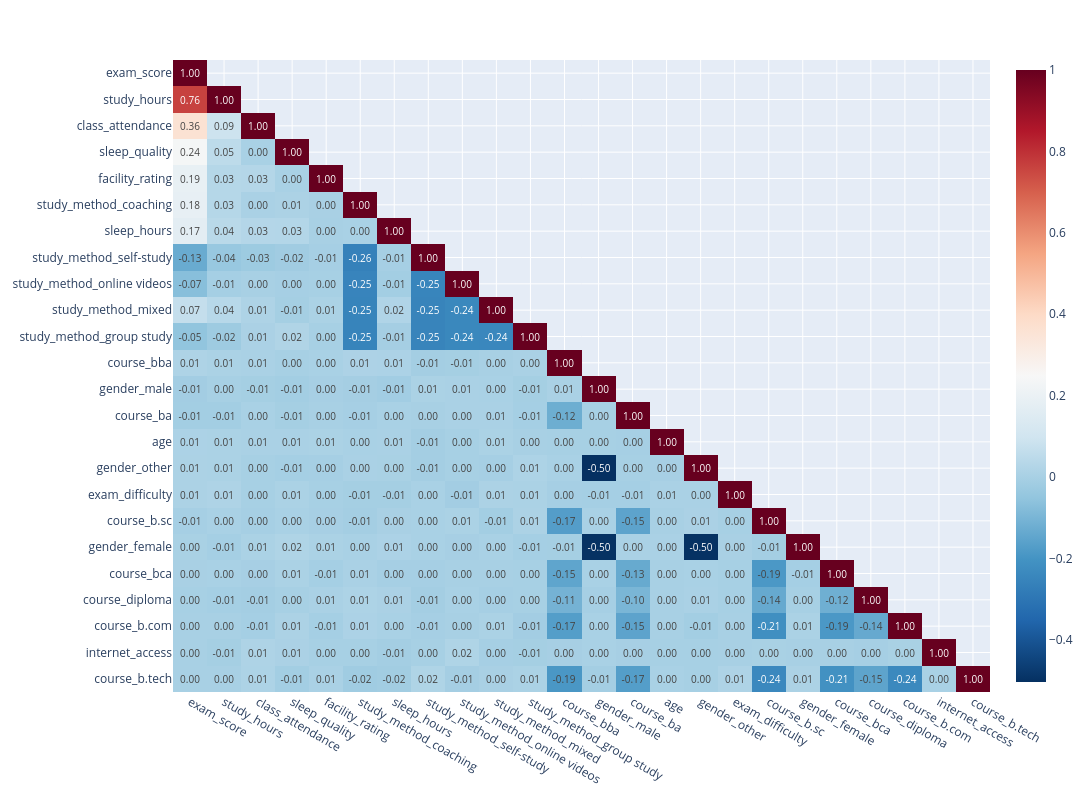

This figure's notebook cell:
### Markdown cell above
### Correlation Plot

### Code cell
corr_fig = px.imshow(
    z_corr_sorted,
    text_auto = ".2f",
    aspect=True,
    color_continuous_scale="RdBu_r",
    width=1200,
    height=800
)

corr_fig.show()

### Figure 1 — Plotly figure (JSON) as saved in the notebook; plotly's stock layout.template omitted (floating-point values rounded to 4 significant figures; data arrays with more than 128 entries replaced by an {"elided": "..."} marker saying what was removed)
{"data": [{"coloraxis": "coloraxis", "hovertemplate": "x: %{x}<br>y: %{y}<br>color: %{z}<extra></extra>", "name": "0", "texttemplate": "%{z:.2f}", "type": "heatmap", "x": ["exam_score", "study_hours", "class_attendance", "sleep_quality", "facility_rating", "study_method_coaching", "sleep_hours", "study_method_self-study", "study_method_online videos", "study_method_mixed", "study_method_group study", "course_bba", "gender_male", "course_ba", "age", "gender_other", "exam_difficulty", "course_b.sc", "gender_female", "course_bca", "course_diploma", "course_b.com", "internet_access", "course_b.tech"], "xaxis": "x", "y": ["exam_score", "study_hours", "class_attendance", "sleep_quality", "facility_rating", "study_method_coaching", "sleep_hours", "study_method_self-study", "study_method_online videos", "study_method_mixed", "study_method_group study", "course_bba", "gender_male", "course_ba", "age", "gender_other", "exam_difficulty", "course_b.sc", "gender_female", "course_bca", "course_diploma", "course_b.com", "internet_access", "course_b.tech"], "yaxis": "y", "z": {"elided": "24x24 float values"}}], "layout": {"coloraxis": {"colorscale": [[0, "rgb(5,48,97)"], [0.1, "rgb(33,102,172)"], [0.2, "rgb(67,147,195)"], [0.3, "rgb(146,197,222)"], [0.4, "rgb(209,229,240)"], [0.5, "rgb(247,247,247)"], [0.6, "rgb(253,219,199)"], [0.7, "rgb(244,165,130)"], [0.8, "rgb(214,96,77)"], [0.9, "rgb(178,24,43)"], [1, "rgb(103,0,31)"]]}, "height": 800, "margin": {"t": 60}, "width": 1200, "xaxis": {"anchor": "y", "domain": [0, 1]}, "yaxis": {"anchor": "x", "autorange": "reversed", "domain": [0, 1]}}}
